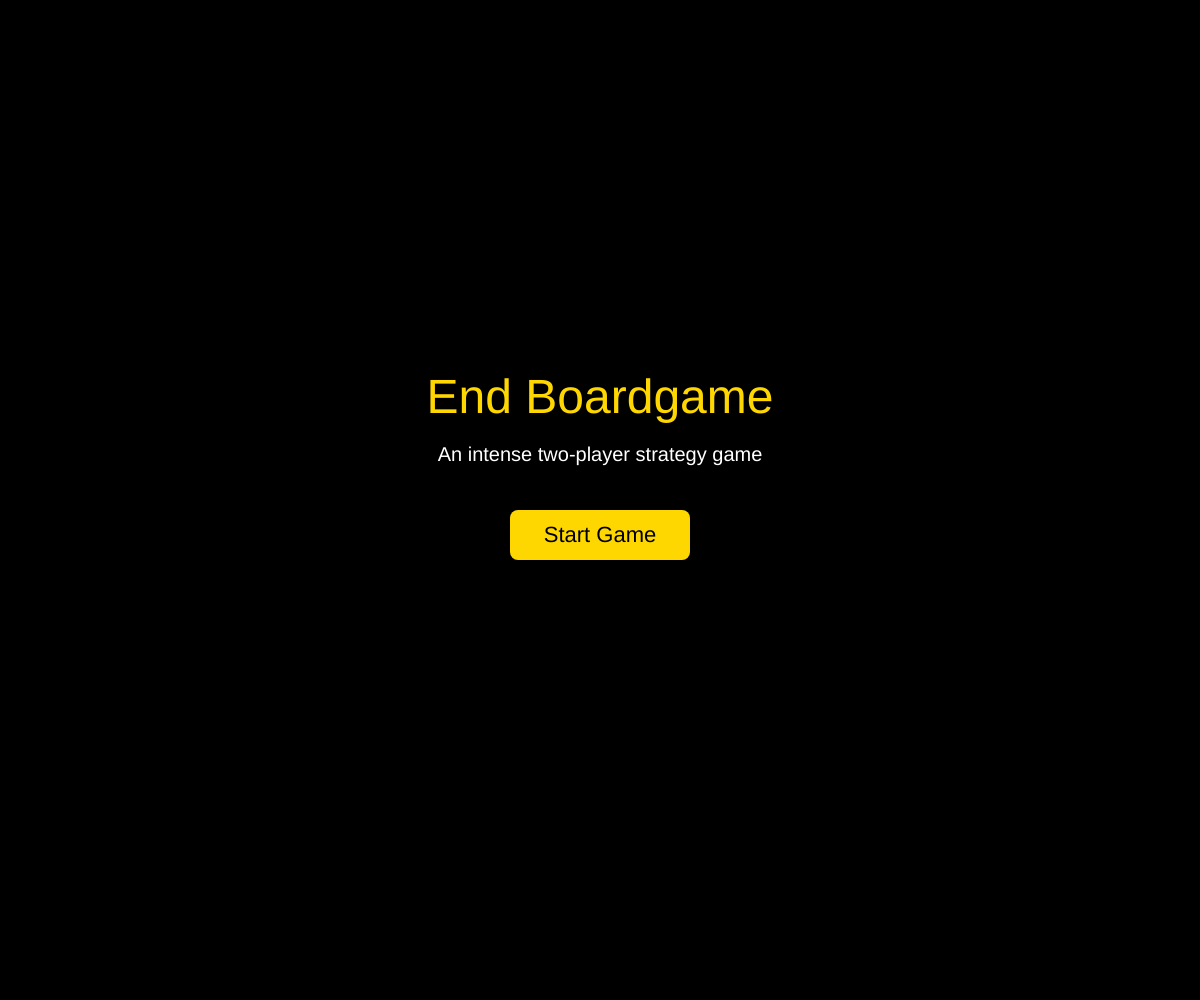
Frame 1 (no input)
Frame 60 (no input): identical to frame 1, image omitted
Frame 120 (the mouse pressed at the canvas centre since frame 60): identical to frame 1, image omitted

The p5.js sketch that drew this single still picture (run headless with seeded random() and noise() and a simulated clock; from frame 60 on, the mouse is pressed at the canvas centre):

// p5.js sketch
// ── sketch.js
//basic piece clss
class Piece {
  constructor(sizeRatio = 0.8, canjump, team) {
    this.sizeRatio = sizeRatio;
    this.canjump = canjump;
    this.hasmoved = false;
    this.team = team;
    this.movedir = team == settings.teamOne ? 1 : -1;
  }
  getmoves(tile) {
    return tile;
  }
  getLegalMoves(tile) {
    const { moves, captures } = this.getmoves(tile);

    const isSafe = (destination) => {
      const occupant = destination.piece;

      // Never land on teammates or capture a king.
      if (occupant && occupant.team === this.team) return false;
      if (occupant instanceof DemonKing) return false;

      const originalPiece = tile.piece;
      let safe;

      // Temporarily apply this move.
      tile.piece = null;
      destination.piece = this;

      try {
        safe = !isTeamInCheck(this.team);
      } finally {
        // Restore the board, including any captured piece.
        tile.piece = originalPiece;
        destination.piece = occupant;
      }

      return safe;
    };

    return {
      moves: moves.filter(isSafe),
      captures: captures.filter(isSafe),
    };
  }
  drawmove(tile) {
    const { moves, captures } = this.getLegalMoves(tile);
    push();
    fill("grey");
    for (const move of moves) {
      circle(
        move.x + move.size / 2,
        move.y + move.size / 2,
        (move.size * this.sizeRatio) / 2,
      );
    }
    pop();
    push();
    fill(this.team);
    for (const capture of captures) {
      circle(
        capture.x + capture.size / 2,
        capture.y + capture.size / 2,
        (capture.size * this.sizeRatio) / 2,
      );
    }
    pop();
  }
  move(tile, to) {
    // Use legal moves, not just movement-pattern candidates.
    const { moves, captures } = this.getLegalMoves(tile);

    if (!moves.includes(to) && !captures.includes(to)) {
      return false;
    }

    to.piece = this;
    tile.piece = null;
    this.hasmoved = true;

    return true;
  }
}
//pawn like piece in the board game
class Beliver extends Piece {
  constructor(sizeRatio, team = null) {
    super(sizeRatio, false, team);
  }
  //placeholder drawing of the beliver
  draw(tile) {
    push();
    fill(this.team);
    circle(
      tile.x + tile.size / 2,
      tile.y + tile.size / 2,
      tile.size * this.sizeRatio,
    );
    pop();
  }
  getmoves(tile) {
    let range = !this.hasmoved ? 2 : 1;
    let moves = [];
    let captures = [];
    for (let i = 1; i <= range; i++) {
      let row = tile.row + i * this.movedir;
      if (row >= tiles.length || row < 0) break;
      const ntile = tiles[row][tile.col];
      if (i === 1) {
        for (let i = -1; i <= 1; i += 2) {
          const ncol = tile.col + i;
          const nrow = tiles[row];
          if (ncol >= nrow.length || ncol < 0) continue;
          const ntile = nrow[ncol];
          if (ntile.piece && ntile.piece.team != this.team) {
            captures.push(ntile);
          }
        }
      }
      if (ntile.piece)
        if (this.canjump) {
          continue;
        } else break;
      moves.push(ntile);
    }
    return { moves, captures };
  }
}
class Knight extends Piece {
  constructor(sizeRatio, team = null) {
    super(sizeRatio, true, team);
  }
  draw(tile) {
    // temp drawing for knight
    push();
    fill(this.team);
    const offset = (tile.size * (1 - this.sizeRatio)) / 2;
    square(tile.x + offset, tile.y + offset, tile.size * this.sizeRatio);
    pop();
  }
  getmoves(tile) {
    const moves = [];
    const captures = [];

    const offsets = [
      [2, 1],
      [2, -1],
      [-2, 1],
      [-2, -1],
      [1, 2],
      [1, -2],
      [-1, 2],
      [-1, -2],
    ];

    for (const [dr, dc] of offsets) {
      const row = tile.row + dr;
      const col = tile.col + dc;

      if (row < 0 || row >= tiles.length) continue;
      if (col < 0 || col >= tiles[row].length) continue;

      const ntile = tiles[row][col];

      if (ntile.piece) {
        captures.push(ntile);
      } else {
        moves.push(ntile);
      }
    }

    return { moves, captures };
  }
}
class DemonKing extends Piece {
  constructor(sizeRatio, team = null) {
    super(sizeRatio, false, team);
  }

  draw(tile) {
    push();
    rectMode(CORNER);
    fill(this.team);

    const offset = (tile.size * (1 - this.sizeRatio)) / 2;
    // temp drawing of the demon king
    rect(
      tile.x + offset,
      tile.y + offset,
      tile.size * this.sizeRatio,
      tile.size * this.sizeRatio,
    );

    pop();
  }

  // Squares this king attacks, without checking its own safety.
  getattacks(tile) {
    const attacks = [];

    for (let dr = -1; dr <= 1; dr++) {
      for (let dc = -1; dc <= 1; dc++) {
        if (dr === 0 && dc === 0) continue;

        const row = tile.row + dr;
        const col = tile.col + dc;

        if (row < 0 || row >= tiles.length) continue;
        if (col < 0 || col >= tiles[row].length) continue;

        attacks.push(tiles[row][col]);
      }
    }

    return attacks;
  }

  isAttacked(target) {
    for (const row of tiles) {
      for (const source of row) {
        const enemy = source.piece;

        if (!enemy || enemy.team === this.team) continue;

        const dr = target.row - source.row;
        const dc = target.col - source.col;

        if (enemy instanceof DemonKing) {
          if (enemy.getattacks(source).includes(target)) {
            return true;
          }
        } else if (enemy instanceof Piece) {
          if (enemy.getmoves(source).captures.includes(target)) {
            return true;
          }
        }
      }
    }

    return false;
  }

  getmoves(tile) {
    const moves = [];
    const captures = [];

    for (const destination of this.getattacks(tile)) {
      const occupant = destination.piece;

      // Cannot land on teammates or capture the opposing king.
      if (occupant && occupant.team === this.team) continue;
      if (occupant instanceof DemonKing) continue;

      const originalPiece = tile.piece;
      let unsafe;

      // Temporarily apply the move, including any capture.
      tile.piece = null;
      destination.piece = this;

      try {
        unsafe = this.isAttacked(destination);
      } finally {
        // Always restore the original board.
        tile.piece = originalPiece;
        destination.piece = occupant;
      }

      if (unsafe) continue;

      if (occupant) {
        captures.push(destination);
      } else {
        moves.push(destination);
      }
    }

    return { moves, captures };
  }
}
class DiPiece extends Piece {
  constructor(sizeRatio, canjump, team = null, range = Infinity) {
    super(sizeRatio, canjump, team);
    this.range = range;
  }
  getmoves(tile) {
    const moves = [];
    const captures = [];

    const offsets = [
      [1, 1],
      [1, -1],
      [-1, 1],
      [-1, -1],
    ];
    const range = isFinite(this.range) ? this.range : pieceMap.length;
    for (const [dr, dc] of offsets) {
      for (let i = 1; i <= range; i++) {
        const row = tile.row + dr * i;
        const col = tile.col + dc * i;

        if (row < 0 || row >= tiles.length) break;
        if (col < 0 || col >= tiles[row].length) break;

        const ntile = tiles[row][col];

        if (ntile.piece) {
          captures.push(ntile);
          if (!this.canjump) break;
        } else {
          moves.push(ntile);
        }
      }
    }

    return { moves, captures };
  }
}
class Angel extends DiPiece {
  constructor(sizeRatio, team) {
    super(sizeRatio, false, team);
  }
  draw(tile) {
    // temp drawing for angel
    push();
    fill(red(this.team), 50, 30);
    const offset = (tile.size * (1 - this.sizeRatio)) / 2;
    square(tile.x + offset, tile.y + offset, tile.size * this.sizeRatio);
    pop();
  }
}
class FallenAngel extends Piece {
  constructor(sizeRatio, team) {
    super(sizeRatio, false, team);
  }
  draw(tile) {
    // temp drawing for angel
    push();
    fill(red(this.team), 100, 100);
    const offset = (tile.size * (1 - this.sizeRatio)) / 2;
    square(tile.x + offset, tile.y + offset, tile.size * this.sizeRatio);
    pop();
  }
  getmoves(tile) {
    const moves = [];
    const captures = [];

    const offsets = [
      [1, 1],
      [1, 0],
      [1, -1],
      [0, 1],
      [0, -1],
      [-1, 1],
      [-1, 0],
      [-1, -1],
    ];
    for (const [dr, dc] of offsets) {
      for (let i = 1; i <= 4; i++) {
        const row = tile.row + dr * i;
        const col = tile.col + dc * i;

        if (row < 0 || row >= tiles.length) break;
        if (col < 0 || col >= tiles[row].length) break;

        const ntile = tiles[row][col];

        if (ntile.piece) {
          captures.push(ntile);
          if (!this.canjump) break;
        } else {
          moves.push(ntile);
        }
      }
    }

    return { moves, captures };
  }
}
class GrimReaper extends DiPiece {
  constructor(sizeRatio, team) {
    super(sizeRatio, true, team, 2);
  }
  draw(tile) {
    // temp drawing for angel
    push();
    fill(red(this.team), 0, 255);
    const offset = (tile.size * (1 - this.sizeRatio)) / 2;
    square(tile.x + offset, tile.y + offset, tile.size * this.sizeRatio);
    pop();
  }
}
// Create the board with it's tiles
function createBoard(range) {
  //basic abstraction stuff
  const boardSize = size();
  const tilesize = boardSize / range;
  const offsetX = (width - boardSize) / 2;
  const offsetY = (height - boardSize) / 2;

  const board = [];

  for (let row = 0; row < range; row++) {
    const rowarray = [];
    for (let col = 0; col < range; col++) {
      rowarray.push({
        row,
        col,
        x: col * tilesize + offsetX,
        y: row * tilesize + offsetY,
        size: tilesize,
        color: (row + col) % 2 === 0 ? settings.colorTwo : settings.colorOne,
        piece: null,
      });
    }
    board.push(rowarray);
  }
  return board;
}
class Inquisitor extends Piece {
  constructor(sizeRatio, team) {
    super(sizeRatio, false, team);
  }
  draw(tile) {
    // temp drawing for angel
    push();
    fill(red(this.team), 255, 255);
    const offset = (tile.size * (1 - this.sizeRatio)) / 2;
    square(tile.x + offset, tile.y + offset, tile.size * this.sizeRatio);
    pop();
  }
  getmoves(tile) {
    const moves = [];
    const captures = [];

    const offsets = [
      [1, 0],
      [0, 1],
      [0, -1],
      [-1, 0],
    ];
    for (const [dr, dc] of offsets) {
      for (let i = 1; i <= 6; i++) {
        const row = tile.row + dr * i;
        const col = tile.col + dc * i;

        if (row < 0 || row >= tiles.length) break;
        if (col < 0 || col >= tiles[row].length) break;

        const ntile = tiles[row][col];

        if (ntile.piece) {
          captures.push(ntile);
          if (!this.canjump) break;
        } else {
          moves.push(ntile);
        }
      }
    }

    return { moves, captures };
  }
}
class StarDevourer extends Piece {
  constructor(sizeRatio, team) {
    super(sizeRatio, false, team);
    this.range = 4;
  }

  draw(tile) {
    push();
    rectMode(CORNER);
    fill(red(this.team), 255, 255);

    const offset = (tile.size * (1 - this.sizeRatio)) / 2;

    square(tile.x + offset, tile.y + offset, tile.size * this.sizeRatio);

    pop();
  }

  getmoves(tile) {
    const moves = [];
    const captures = [];

    // Returns true when this path can continue.
    const checkTile = (row, col) => {
      if (row < 0 || row >= tiles.length) return false;
      if (col < 0 || col >= tiles[row].length) return false;

      const destination = tiles[row][col];

      if (destination.piece) {
        if (destination.piece.team !== this.team) {
          captures.push(destination);
        }

        return false;
      }

      moves.push(destination);
      return true;
    };

    // One square directly above or below.
    checkTile(tile.row - 1, tile.col);
    checkTile(tile.row + 1, tile.col);

    // Three paths left and three paths right.
    for (const dr of [-1, 0, 1]) {
      for (const direction of [-1, 1]) {
        for (let distance = 1; distance <= this.range; distance++) {
          const row = tile.row + dr;
          const col = tile.col + distance * direction;

          if (!checkTile(row, col)) break;
        }
      }
    }

    return { moves, captures };
  }
}
class DragonKing extends Piece {
  constructor(sizeRatio, team) {
    super(sizeRatio, false, team);
    this.range = 4;
  }

  draw(tile) {
    push();
    rectMode(CORNER);
    fill(red(this.team), 255, 255);

    const offset = (tile.size * (1 - this.sizeRatio)) / 2;

    square(tile.x + offset, tile.y + offset, tile.size * this.sizeRatio);

    pop();
  }

  getmoves(tile) {
    const moves = [];
    const captures = [];

    // Returns true when this path can continue.
    const checkTile = (row, col) => {
      if (row < 0 || row >= tiles.length) return false;
      if (col < 0 || col >= tiles[row].length) return false;

      const destination = tiles[row][col];

      if (destination.piece) {
        if (destination.piece.team !== this.team) {
          captures.push(destination);
        }

        return false;
      }

      moves.push(destination);
      return true;
    };

    // One square directly left or right.
    checkTile(tile.row, tile.col - 1);
    checkTile(tile.row, tile.col + 1);

    // Three paths upward and three paths downward.
    for (const dc of [-1, 0, 1]) {
      for (const direction of [-1, 1]) {
        for (let distance = 1; distance <= this.range; distance++) {
          const row = tile.row + distance * direction;
          const col = tile.col + dc;

          if (!checkTile(row, col)) break;
        }
      }
    }

    return { moves, captures };
  }
}
// Add pieces separately.
function createPieces(board, map) {
  for (const row of board) {
    for (const tile of row) {
      const cell = map[tile.row]?.[tile.col];
      const PieceType = cell?.[0];

      tile.piece = PieceType
        ? new PieceType(
            0.8,
            tile.row < map.length / 2 ? settings.teamOne : settings.teamTwo,
          )
        : null;
    }
  }
}

function drawBoard(board) {
  push();

  rectMode(CORNER);
  let piecetile;
  for (const row of board) {
    for (const tile of row) {
      fill(tile.color);
      if (piececlicked === tile) {
        piecetile = tile;
        continue;
      } else noStroke();
      square(tile.x, tile.y, tile.size);
    }
  }
  if (piecetile) {
    push();
    fill(piecetile.color);
    strokeWeight(3);
    stroke("green");
    square(piecetile.x, piecetile.y, piecetile.size);
    pop();
  }
  pop();
}

function drawPieces(board) {
  push();
  fill("gray");

  for (const row of board) {
    for (const tile of row) {
      if (tile.piece !== null) {
        tile.piece.draw(tile);
      }
    }
  }
  pop();
}
function boardSizeChanged(range) {
  //basic abstraction stuff
  const boardSize = size();
  const tilesize = boardSize / range;
  const offsetX = (width - boardSize) / 2;
  const offsetY = (height - boardSize) / 2;

  for (let row = 0; row < range; row++) {
    for (let col = 0; col < range; col++) {
      let tile = tiles[row][col];
      tile.x = col * tilesize + offsetX;
      tile.y = row * tilesize + offsetY;
      tile.size = tilesize;
    }
  }
}
function startGame() {
  // Create a fresh game.
  tiles = createBoard(pieceMap.length);
  createPieces(tiles, pieceMap);

  gameOver = false;
  checkMessage = "";

  piececlicked = null;
  turn = settings.teamTwo;

  creen_type = "game";
  startButton.hide();
}

function drawMenu() {
  push();

  fill("gold");
  noStroke();
  textAlign(CENTER, CENTER);
  textSize(48);
  text("End Boardgame", width / 2, height / 2 - 100);

  fill("white");
  textSize(20);
  text("An intense two-player strategy game", width / 2, height / 2 - 45);

  pop();
}

function positionMenuButton() {
  startButton.position(width / 2 - 90, height / 2 + 10);
}
function isTeamInCheck(team) {
  for (const row of tiles) {
    for (const tile of row) {
      const piece = tile.piece;

      if (piece instanceof DemonKing && piece.team === team) {
        return piece.isAttacked(tile);
      }
    }
  }

  // No DemonKing was found for this team.
  return false;
}
function teamHasLegalMove(team) {
  for (const row of tiles) {
    for (const tile of row) {
      const piece = tile.piece;

      if (!piece || piece.team !== team) continue;

      const { moves, captures } = piece.getLegalMoves(tile);

      if (moves.length > 0 || captures.length > 0) {
        return true;
      }
    }
  }

  return false;
}
function updateGameStatus() {
  const inCheck = isTeamInCheck(turn);
  const hasMove = teamHasLegalMove(turn);

  if (!hasMove) {
    gameOver = true;

    if (inCheck) {
      const winner =
        turn === settings.teamOne ? settings.teamTwo : settings.teamOne;

      checkMessage = `Checkmate! ${winner} wins!`;
    } else {
      checkMessage = "Stalemate! Draw.";
    }
    setTimeout(reset, 3000);

    return;
  }

  checkMessage = inCheck ? `${turn} is in check!` : "";
}
function reset() {
  creen_type = "menu";
  tiles = [];
  startButton = createButton("Start Game");
  startButton.size(180, 50);

  startButton.style("font-size", "22px");
  startButton.style("background-color", "gold");
  startButton.style("color", "black");
  startButton.style("border", "none");
  startButton.style("border-radius", "8px");
  startButton.style("cursor", "pointer");

  startButton.mouseClicked(startGame);

  positionMenuButton();
}
// to get the size of the board
const size = () => min(width, height) * 0.9;

const pieceMap = [
  [
    [],
    [],
    [],
    [],
    [],
    [],
    [Angel],
    [DragonKing],
    [DemonKing],
    [FallenAngel],
    [Angel],
    [],
    [],
    [],
    [],
    [],
    [],
  ],
  [
    [],
    [],
    [Knight],
    [],
    [Inquisitor],
    [],
    [GrimReaper],
    [],
    [],
    [],
    [GrimReaper],
    [],
    [Inquisitor],
    [],
    [Knight],
    [],
    [],
  ],
  [
    [Beliver],
    [Beliver],
    [Beliver],
    [StarDevourer],
    [],
    [Beliver],
    [Beliver],
    [Beliver],
    [Beliver],
    [Beliver],
    [Beliver],
    [Beliver],
    [],
    [StarDevourer],
    [Beliver],
    [Beliver],
    [Beliver],
  ],
  [
    [],
    [],
    [],
    [],
    [Beliver],
    [],
    [],
    [],
    [],
    [],
    [],
    [],
    [Beliver],
    [],
    [],
    [],
    [],
  ],
  [[], [], [], [], [], [], [], [], [], [], [], [], [], [], [], [], []],
  [[], [], [], [], [], [], [], [], [], [], [], [], [], [], [], [], []],
  [[], [], [], [], [], [], [], [], [], [], [], [], [], [], [], [], []],
  [[], [], [], [], [], [], [], [], [], [], [], [], [], [], [], [], []],
  [[], [], [], [], [], [], [], [], [], [], [], [], [], [], [], [], []],
  [[], [], [], [], [], [], [], [], [], [], [], [], [], [], [], [], []],
  [[], [], [], [], [], [], [], [], [], [], [], [], [], [], [], [], []],
  [[], [], [], [], [], [], [], [], [], [], [], [], [], [], [], [], []],
  [[], [], [], [], [], [], [], [], [], [], [], [], [], [], [], [], []],
  [
    [],
    [],
    [],
    [],
    [Beliver],
    [],
    [],
    [],
    [],
    [],
    [],
    [],
    [Beliver],
    [],
    [],
    [],
    [],
  ],
  [
    [Beliver],
    [Beliver],
    [Beliver],
    [StarDevourer],
    [],
    [Beliver],
    [Beliver],
    [Beliver],
    [Beliver],
    [Beliver],
    [Beliver],
    [Beliver],
    [],
    [StarDevourer],
    [Beliver],
    [Beliver],
    [Beliver],
  ],
  [
    [],
    [],
    [Knight],
    [],
    [Inquisitor],
    [],
    [GrimReaper],
    [],
    [],
    [],
    [GrimReaper],
    [],
    [Inquisitor],
    [],
    [Knight],
    [],
    [],
  ],
  [
    [],
    [],
    [],
    [],
    [],
    [],
    [Angel],
    [DragonKing],
    [DemonKing],
    [FallenAngel],
    [Angel],
    [],
    [],
    [],
    [],
    [],
    [],
  ],
];
const settings = {
  teamOne: "red",
  teamTwo: "blue",
  colorOne: "black",
  colorTwo: "gold",
};
let tiles = [];

let piececlicked;
let turn = settings.teamTwo;

let creen_type = "menu";
let startButton;

let checkMessage = "";
let gameOver = false;

function setup() {
  createCanvas(windowWidth, windowHeight);
  noStroke();

  startButton = createButton("Start Game");
  startButton.size(180, 50);

  startButton.style("font-size", "22px");
  startButton.style("background-color", "gold");
  startButton.style("color", "black");
  startButton.style("border", "none");
  startButton.style("border-radius", "8px");
  startButton.style("cursor", "pointer");

  startButton.mouseClicked(startGame);

  positionMenuButton();
}
function windowResized() {
  resizeCanvas(windowWidth, windowHeight);

  positionMenuButton();

  if (tiles.length > 0) {
    boardSizeChanged(pieceMap.length);
  }
}
function mouseClicked() {
  if (creen_type !== "game" || gameOver) return;
  const boardSize = size();
  const tilesize = boardSize / pieceMap.length;

  const offsetX = (width - boardSize) / 2;
  const offsetY = (height - boardSize) / 2;

  const col = floor((mouseX - offsetX) / tilesize);
  const row = floor((mouseY - offsetY) / tilesize);
  if (row >= tiles.length || col >= tiles.length || row < 0 || col < 0) return;

  const tile = tiles[row][col];

  if (piececlicked) {
    if (piececlicked === tile) {
      piececlicked = null;
    } else if (tile.piece && tile.piece.team === piececlicked.piece.team) {
      piececlicked = tile;
    } else {
      const moved = piececlicked.piece.move(piececlicked, tile);
      if (moved) {
        piececlicked = null;

        turn = turn === settings.teamOne ? settings.teamTwo : settings.teamOne;

        updateGameStatus();
      }
    }
  } else if (tile.piece && tile.piece.team === turn) {
    piececlicked = tile;
  }
}
function draw() {
  background("black");

  if (creen_type === "menu") {
    drawMenu();
    return;
  }

  drawBoard(tiles);
  drawPieces(tiles);

  if (piececlicked && piececlicked.piece) {
    piececlicked.piece.drawmove(piececlicked);
  }

  // Draw the status after everything else so it stays visible.
  push();
  rectMode(CORNER);
  noStroke();

  // Dark backing makes the text readable over the board.
  fill(0, 220);
  rect(0, 0, width, 44);

  fill("white");
  textAlign(CENTER, CENTER);
  textSize(22);

  const message = checkMessage || `${turn}'s turn`;
  text(message, width / 2, 22);

  pop();
}
